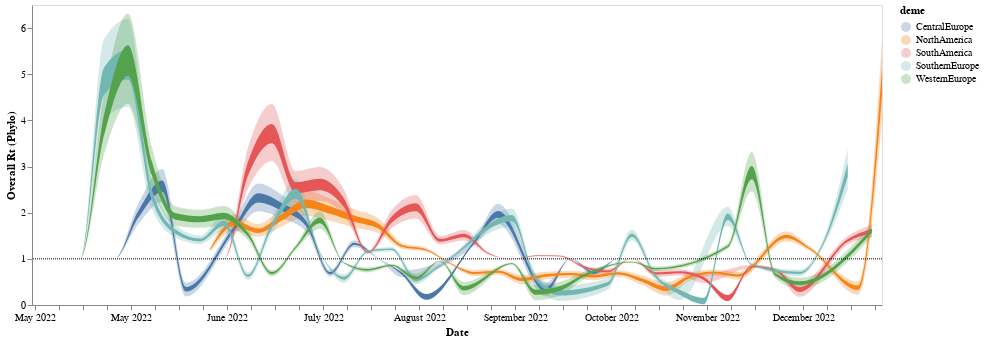

Notebook source saved alongside this figure:
### Code cell
line2 = alt.Chart(final_north_with_intro_rt).mark_area(interpolate='monotone', opacity = 1 ,color = "#f58518").encode(
    alt.X('date:T', axis=alt.Axis(title="Date", grid=False,format="%B %Y")),
    alt.Y('lower_hpd_log_50',axis=alt.Axis(title="Overall Rt (Phylo)", grid=False)),# scale=alt.Scale(domain=(0.6, 1.3))),
    alt.Y2('upper_hpd_log_50' ),
    alt.Color("deme")
).properties(
    width=850,
    height=300
).transform_filter(
   (datum.lower_hpd_log_50 >0) #& (datum.upper_hpd_log_50 < 4)
)
band2 = alt.Chart(final_north_with_intro_rt).mark_area(
    opacity=0.3, interpolate='monotone', color = "#f58518"
).encode(
    alt.X('date:T', axis=alt.Axis(title="Date", grid=False)),
    alt.Y('lower_hpd_log_95', axis=alt.Axis(title="", grid=False)),# scale=alt.Scale(domain=(0.6, 1.3))),
    alt.Y2('upper_hpd_log_95'), 
    alt.Color("deme")
).properties(
    width=850,
    height=300
).transform_filter(
    (datum.lower_hpd_log_95 >0) #& (datum.upper_hpd_log_95 < 4)
)

phlyo_rt_plot = band2 + line2 +one_line
phlyo_rt_plot

### Figure 1 — Vega-Lite specification as saved in the notebook (floating-point values rounded to 4 significant figures; data arrays with more than 128 entries replaced by an {"elided": "..."} marker saying what was removed)
{"config": {"view": {"continuousWidth": 400, "continuousHeight": 300}}, "layer": [{"mark": {"type": "area", "color": "#f58518", "interpolate": "monotone", "opacity": 0.3}, "encoding": {"color": {"field": "deme", "type": "nominal"}, "x": {"axis": {"grid": false, "title": "Date"}, "field": "date", "type": "temporal"}, "y": {"axis": {"grid": false, "title": ""}, "field": "lower_hpd_log_95", "type": "quantitative"}, "y2": {"field": "upper_hpd_log_95"}}, "height": 300, "transform": [{"filter": "(datum.lower_hpd_log_95 > 0)"}], "width": 850}, {"mark": {"type": "area", "color": "#f58518", "interpolate": "monotone", "opacity": 1}, "encoding": {"color": {"field": "deme", "type": "nominal"}, "x": {"axis": {"format": "%B %Y", "grid": false, "title": "Date"}, "field": "date", "type": "temporal"}, "y": {"axis": {"grid": false, "title": "Overall Rt (Phylo)"}, "field": "lower_hpd_log_50", "type": "quantitative"}, "y2": {"field": "upper_hpd_log_50"}}, "height": 300, "transform": [{"filter": "(datum.lower_hpd_log_50 > 0)"}], "width": 850}, {"data": {"name": "data-0f80976e06af035141dd0a0f11df9332"}, "mark": {"type": "rule", "strokeDash": [1, 1]}, "encoding": {"y": {"field": "y", "type": "quantitative"}}}], "data": {"name": "data-346d9aecfd8b1f056fe186e80f8e28c6"}, "$schema": "https://vega.github.io/schema/vega-lite/v4.17.0.json", "datasets": {"data-346d9aecfd8b1f056fe186e80f8e28c6": {"elided": "173 records"}, "data-0f80976e06af035141dd0a0f11df9332": [{"y": 1.0}]}}
